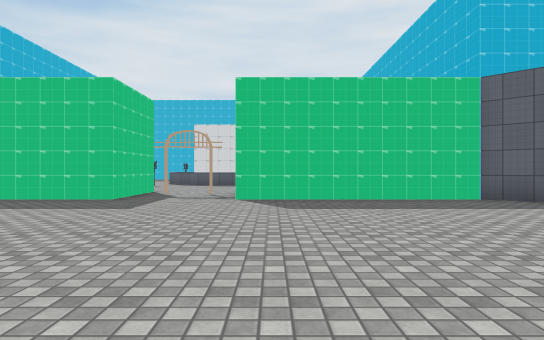
view 1 (above)

17 first-person views from a walk through a Unity game level. The camera is 1.2 m above the floor, looks level and sees 75° across. Doors are open. The floor is counted in squares, 2 m on a side. Each view is taken from the middle of a square. On the plan, view 1 faces up. The plan holds only what a view shows up to about 10 squares ahead; the rest is blank. The place goes on beyond the plan. The player is left out. Some surface patterns are stand-ins.

view 2
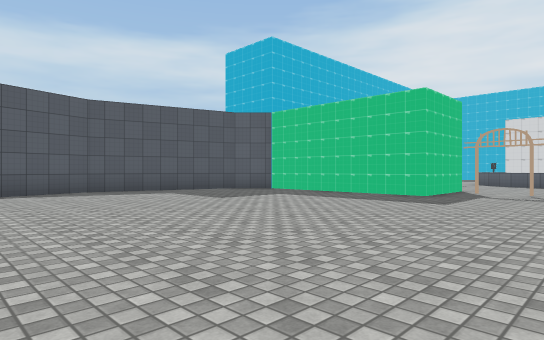

view 3
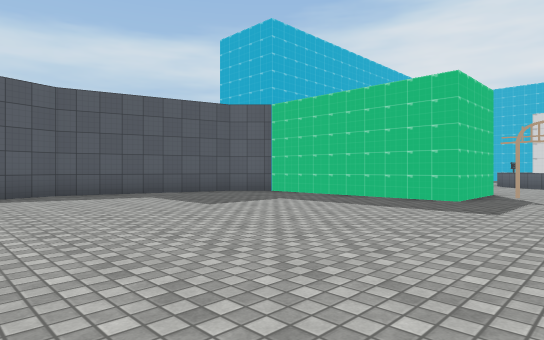

view 4
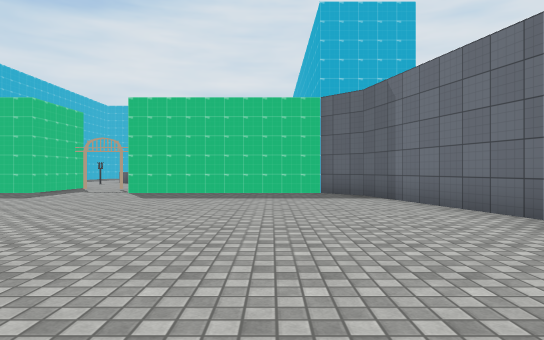

view 5
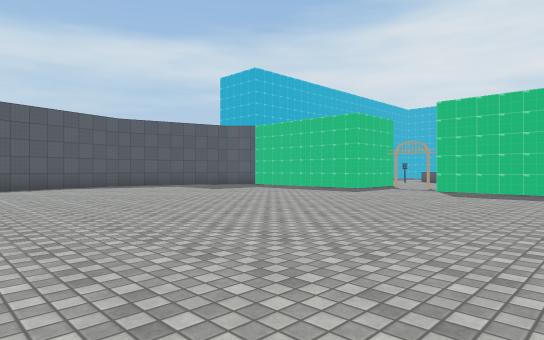

view 6
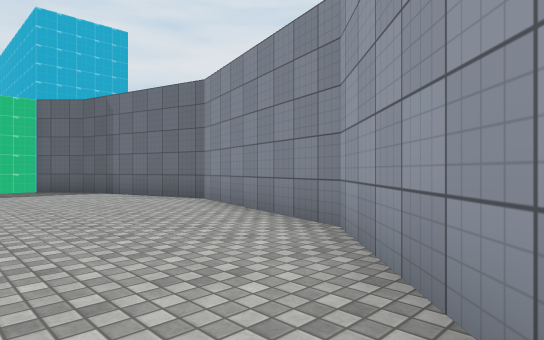

view 7
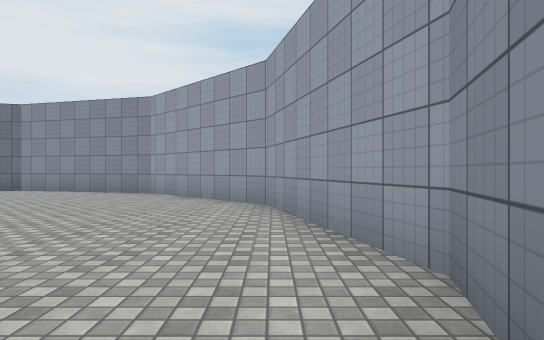

view 8
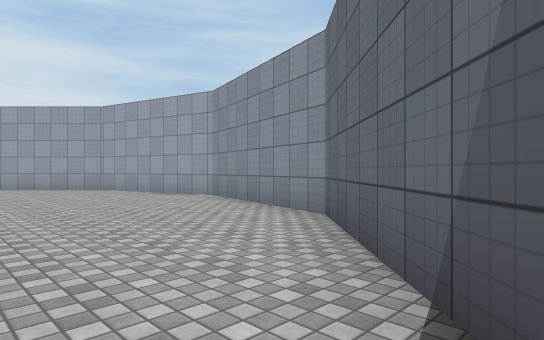

view 9
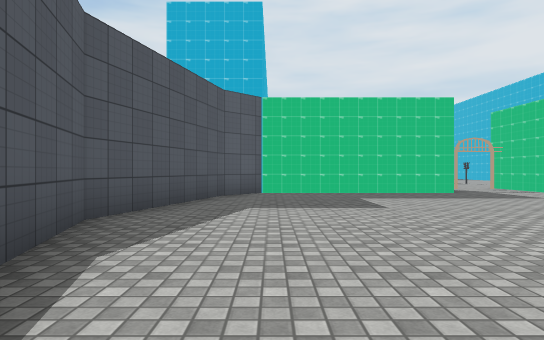

view 10
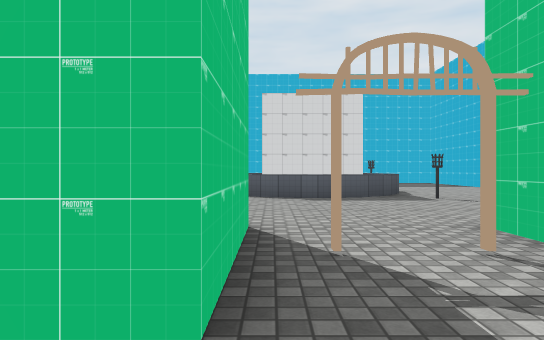

view 11
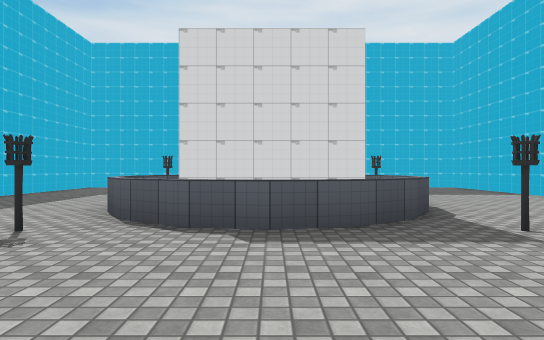

view 12
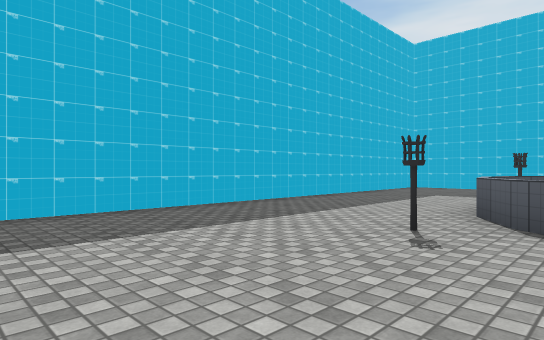

view 13
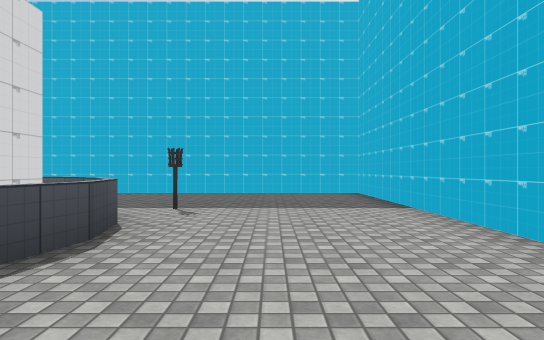

view 14
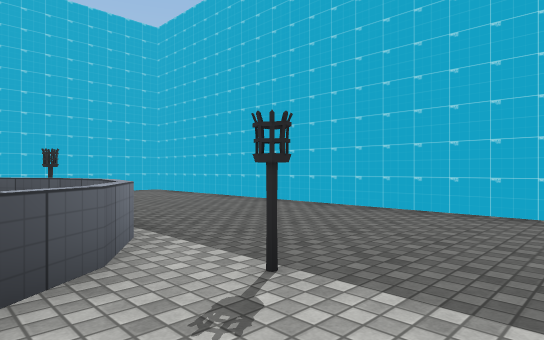

view 15
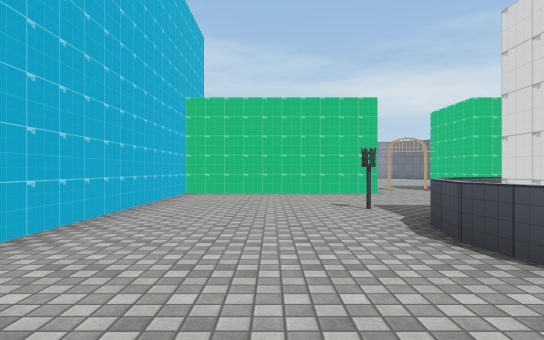

view 16
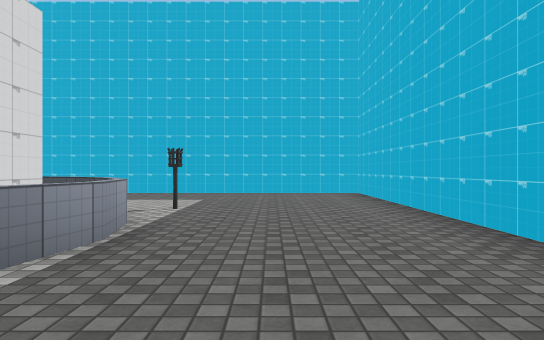

view 17
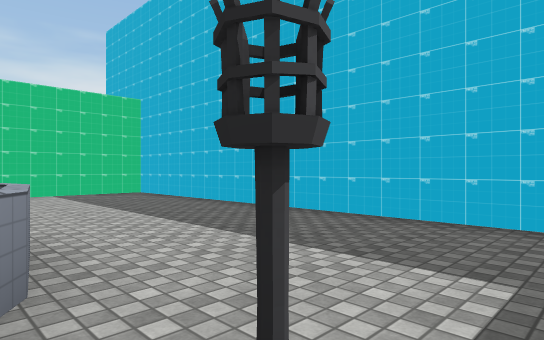

### Floor plan
Ten units are one square. View 1 is at (0, 0); x grows to the right and y downward. Boxes are objects, and circles mark ways between rooms. Rooms are numbered by the first view taken in them; rooms with no view inside come last. Other rooms are left out.
<svg viewBox="-107 -228 175 293">
<path fill="none" stroke="#000" d="M-32 -98 -32 -73 -83 -73 -91 -64 -102 -22 -93 14M-89 21 -61 49 -20 60 21 49 51 19 63 -23 51 -64 43 -73 -7 -73 -7 -98M-7 -172 -7 -148 -32 -148M-32 -173 -25 -173M-7 -98 43 -98 43 -223 -82 -223 -82 -98 -32 -98M-30 -184 -21 -186 -11 -184 -3 -178 3 -170 4 -160 3 -151 -3 -143 -11 -137 -21 -136 -30 -137 -38 -143 -44 -151M-45 -163 -44 -168"/>
<circle cx="-20" cy="-88" r="3" fill="#2a7"/>
<text x="-20" y="-20">1</text>
<text x="0" y="-180">2</text>
</svg>
Room 1 opens to room 2.

Where each view was taken, in squares from view 1:
view 1: 0 up, 0 right, facing up
view 2: 1 down, 0 right, facing up-left
view 3: 0 up, 1 left, facing up-left
view 4: 2 down, 3 right, facing up
view 5: 3 down, 3 right, facing up-left
view 6: 4 down, 2 right, facing up-right
view 7: 5 down, 4 left, facing right
view 8: 1 down, 9 left, facing down-right
view 9: 2 down, 8 left, facing up
view 10: 6 up, 3 left, facing up
view 11: 10 up, 2 left, facing up
view 12: 10 up, 3 left, facing up-left
view 13: 13 up, 2 right, facing up
view 14: 17 up, 2 right, facing up-left
view 15: 19 up, 2 right, facing down
view 16: 20 up, 1 right, facing left
view 17: 19 up, 4 left, facing down-left
